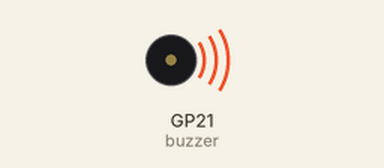
The program below on a simulated Raspberry Pi Pico running MicroPython. Shown: buzzer (waves = sounding). At 3.2 s the program stops and its outputs stay as they are.

Above: at 0.15 s.
At 2.75 s:
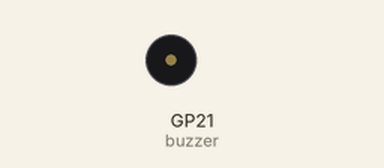
Timing chart, 0 to 3.0 s (numbered marks = the images above):
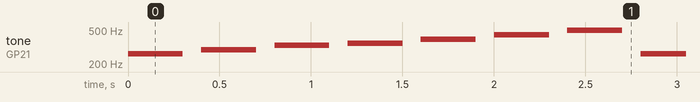

Measured:
- by itself, tone on GP21 (buzzer): plays 262 Hz for 0.30 s, 294 Hz for 0.30 s, 330 Hz for 0.30 s, 349 Hz for 0.30 s, 392 Hz for 0.30 s, 440 Hz for 0.30 s … (8 notes in this stretch)

The program:

tocar_nota.py
```python
# tocar_nota.py
# Toca uma nota musical no buzzer
# Bloco: Tocar nota

from machine import Pin, PWM
import time

# Configuração do buzzer
BUZZER_PIN = 21

# Frequências das notas (Hz)
NOTAS = {
    'C4': 262, 'D4': 294, 'E4': 330, 'F4': 349, 'G4': 392, 'A4': 440, 'B4': 494,
    'C5': 523, 'D5': 587, 'E5': 659, 'F5': 698, 'G5': 784, 'A5': 880, 'B5': 988,
    'C6': 1047, 'D6': 1175, 'E6': 1319, 'F6': 1397, 'G6': 1568, 'A6': 1760, 'B6': 1976
}

# Inicializa o buzzer
buzzer = PWM(Pin(BUZZER_PIN))

def tocar_nota(nota, oitava=4, volume=50, duracao=500):
    """
    Toca uma nota musical no buzzer.

    Args:
        nota: Nome da nota ('C', 'D', 'E', 'F', 'G', 'A', 'B')
        oitava: Oitava (4, 5 ou 6)
        volume: Volume de 0 a 100
        duracao: Duração em milissegundos
    """
    nota_key = nota + str(oitava)

    if nota_key not in NOTAS:
        return

    frequencia = NOTAS[nota_key]
    duty_cycle = int(65535 * volume * 0.7 / 100)

    buzzer.duty_u16(0)
    buzzer.freq(frequencia)
    buzzer.duty_u16(duty_cycle)
    time.sleep_ms(duracao)
    buzzer.duty_u16(0)

def parar_som():
    """Para o som do buzzer."""
    buzzer.duty_u16(0)

# Exemplo de uso
if __name__ == "__main__":
 # Toca a escala de Dó maior
    notas_escala = ['C', 'D', 'E', 'F', 'G', 'A', 'B', 'C']
    for nota in notas_escala:
        tocar_nota(nota, 4, 50, 300)
        time.sleep_ms(100)

    parar_som()
```
